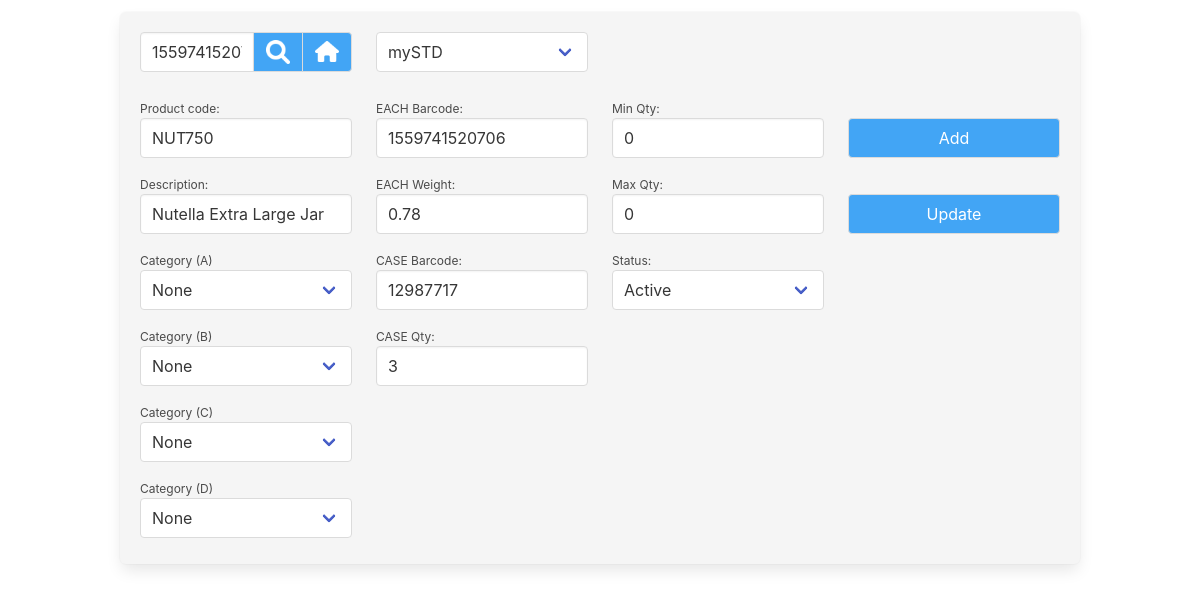
The app's page /geb_view_mgr_products.php?product=1559741520706 (signed in) with its own data.
### tables this page shows
CREATE TABLE "geb_product" (
	"prod_pkey"	INTEGER,
	"prod_owner"	INTEGER DEFAULT 1,
	"prod_code"	TEXT,
	"prod_desc"	TEXT,
	"prod_category_a"	INTEGER DEFAULT 0,
	"prod_category_b"	INTEGER DEFAULT 0,
	"prod_category_c"	INTEGER DEFAULT 0,
	"prod_category_d"	INTEGER DEFAULT 0,
	"prod_mimic"	INTEGER DEFAULT 0,
	"prod_each_barcode"	TEXT,
	"prod_each_barcode_mimic"	TEXT,
	"prod_each_weight"	TEXT,
	"prod_case_barcode"	INTEGER,
	"prod_case_barcode_mimic"	NUMERIC,
	"prod_case_qty"	REAL DEFAULT 0,
	"prod_case_qty_mimic"	TEXT DEFAULT 0,
	"prod_min_qty"	INTEGER DEFAULT 0,
	"prod_max_qty"	INTEGER DEFAULT 0,
	"prod_disabled"	INTEGER DEFAULT 0,
	PRIMARY KEY("prod_pkey" AUTOINCREMENT)
);

### lib_login.php (called while the page is built, shortened)
<?php
class Login
{
	private $user_is_logged_in = false;
	public function is_session_started()
	{
		if (php_sapi_name() !== 'cli' )
		{
			if ( version_compare(phpversion(), '5.4.0', '>=') )
			{
				return session_status() === PHP_SESSION_ACTIVE ? TRUE : FALSE;
			}
		}
		return FALSE;
	}
	private function loginWithSessionData()
	{
		$this->user_is_logged_in = true;
	}
	public function isUserLoggedIn()
	{
		return $this->user_is_logged_in;
	}
}

### geb_view_mgr_products.php (the view, shortened to what this page needs)
<?php
require_once('lib_login.php');
$login = new Login();
if ($login->isUserLoggedIn() == true)
{
	require_once('lib_system.php');
	if (is_it_enabled($_SESSION['menu_mgr_products']))
	{
		require_once("lib_db_conn.php");
		$product_or_barcode		=	"";
		if (isset($_GET["product"]))
		{
			$product_or_barcode		=	trim($_GET["product"]);
		}
		$user_company_uid	=	leave_numbers_only($_SESSION['user_company']);
?>
<!DOCTYPE html>
<html lang="en">
<head>
	<link rel="stylesheet" href="css/bulma.css">
	<link rel="stylesheet" href="css/custom.css">
</head>
<body>
<?php
		echo '<div class="blank_space_12px"></div>';
		echo '<section class="section is-paddingless">';
		echo	'<div class="container box has-background-light">';
			$company_arr	=	array();
			$sql	=	'
				SELECT
				company_code,
				company_pkey
				FROM geb_company
			';
			if ($user_company_uid > 0)
			{
				$sql	.=	'	WHERE	company_pkey = :scompany_uid	';
			}
			if ($stmt = $db->prepare($sql))
			{
				if ($user_company_uid > 0)
				{
					$stmt->bindValue(':scompany_uid',	$user_company_uid,		PDO::PARAM_INT);
				}
				$stmt->execute();
				while($row = $stmt->fetch(PDO::FETCH_ASSOC))
				{
					$company_arr[$row['company_pkey']] = $row['company_code'];
				}
			}
			else
			{
			}
		$which_option_2_select	=	1;
		$company_select_html	=	generate_select_options($company_arr, $which_option_2_select, '');
$columns_html	=	'<div class="columns">';
$columns_html	.=	'<div class="column is-3">';
$columns_html	.=	'<form action="geb_view_mgr_products.php" name="product_form" id="product_form" method="get">';
$columns_html	.=	'<div class="field has-addons">';
$columns_html	.=		'<div class="control">';
$columns_html	.=			'<input class="input" type="text" id="product" name="product" placeholder="' . $mylang['product_code'] . '" value="' . $product_or_barcode . '" >';
$columns_html	.=		'</div>';
$columns_html	.=		'<div class="control">';
$columns_html	.=			'<button class="button manager_class iconSearch" style="width:50px;" type="submit"></button>';
$columns_html	.=		'</div>';
$menu_link		=	"'index.php'";
$columns_html	.=		'<div class="control">';
$columns_html	.=			'<button class="button manager_class iconHome" style="width:50px;" type="button" onClick="open_link(' . $menu_link . ');"></button>';
$columns_html	.=		'</div>';
$columns_html	.=	'</div>';
$columns_html	.=	'</div>';
$columns_html	.=	'<div class="column is-3">';
$columns_html	.=	'<div class="field">';
$columns_html	.=	'
			<div class="control">
				<div class="select is-fullwidth">
					<select id="comp" name="comp">' . $company_select_html . '
					</select>
				</div>
			</div>';
$columns_html .= '</div>';
$columns_html .= '</div>';
$columns_html .= '</form>';
$columns_html .= '</div>';
	try
	{
		$is_barcode	=	false;
		if (is_numeric($product_or_barcode))	{	$is_barcode	=	true;	}
		$sql	=	'
			SELECT
			*
			FROM
			geb_product
			WHERE
		';
		if ($is_barcode)
		{
			$sql	.=	' prod_each_barcode = :sprod_each_bar OR prod_case_barcode = :sprod_case_bar ';
		}
		else
		{
			$sql	.=	' prod_code = :sprod_code ';
		}
		$sql	.=	' AND prod_owner = :sprod_owner ';
		$prod_pkey			=	0;
		$prod_code			=	"";
		$prod_desc			=	"";
		$prod_category_a	=	0;
		$prod_category_b	=	0;
		$prod_category_c	=	0;
		$prod_category_d	=	0;
		$prod_each_barcode	=	"";
		$prod_each_weight	=	"";
		$prod_case_barcode	=	"";
		$prod_case_qty		=	0;
		$prod_min_qty		=	0;
		$prod_max_qty		=	0;
		$prod_disabled		=	0;
		$category_arr		=	array();
		if ($stmt = $db->prepare($sql))
		{
			if ($is_barcode)
			{
				$stmt->bindValue(':sprod_each_bar',	$product_or_barcode,	PDO::PARAM_STR);
				$stmt->bindValue(':sprod_case_bar',	$product_or_barcode,	PDO::PARAM_STR);
			}
			else
			{
				$stmt->bindValue(':sprod_code',	$product_or_barcode,		PDO::PARAM_STR);
			}
			$stmt->bindValue(':sprod_owner',	$user_company_uid,			PDO::PARAM_INT);
			$stmt->execute();
			while($row = $stmt->fetch(PDO::FETCH_ASSOC))
			{
				$prod_pkey				=	leave_numbers_only($row['prod_pkey']);
				$prod_code				=	trim($row['prod_code']);
				$prod_desc				=	trim($row['prod_desc']);
				$prod_category_a		=	leave_numbers_only($row['prod_category_a']);
				$prod_category_b		=	leave_numbers_only($row['prod_category_b']);
				$prod_category_c		=	leave_numbers_only($row['prod_category_c']);
				$prod_category_d		=	leave_numbers_only($row['prod_category_d']);
				$prod_each_barcode		=	trim($row['prod_each_barcode']);
				$prod_each_weight		=	trim($row['prod_each_weight']);
				$prod_case_barcode		=	trim($row['prod_case_barcode']);
				$prod_case_qty			=	leave_numbers_only($row['prod_case_qty']);
				$prod_min_qty			=	leave_numbers_only($row['prod_min_qty']);
				$prod_max_qty			=	leave_numbers_only($row['prod_max_qty']);
				$prod_disabled			=	leave_numbers_only($row['prod_disabled']);
			}
			$sql	=	'
					SELECT
					cat_a_pkey,
					cat_a_name,
					cat_b_pkey,
					cat_b_name,
					cat_b_a_level,
					cat_c_pkey,
					cat_c_name,
					cat_c_b_level,
					cat_d_pkey,
					cat_d_name,
					cat_d_c_level
					FROM geb_category_a
					LEFT JOIN geb_category_b ON geb_category_a.cat_a_pkey = geb_category_b.cat_b_a_level
					LEFT JOIN geb_category_c ON geb_category_b.cat_b_pkey = geb_category_c.cat_c_b_level
					LEFT JOIN geb_category_d ON geb_category_c.cat_c_pkey = geb_category_d.cat_d_c_level
					WHERE
					cat_a_owner = :scat_a_owner
			';
			if ($stmt = $db->prepare($sql))
			{
				$stmt->bindValue(':scat_a_owner',	$user_company_uid,		PDO::PARAM_INT);
				$stmt->execute();
				while($row = $stmt->fetch(PDO::FETCH_ASSOC))
				{
					$category_arr[]	=	$row;
				}
			}
			$category_A_options = [];
			$category_B_options = [];
			$category_C_options = [];
			$category_D_options = [];
			foreach ($category_arr as $category)
			{
				$category_A_options[$category['cat_a_pkey']] = $category['cat_a_name'];
			}
			$category_a_html	=	generate_select_options($category_A_options, leave_numbers_only($prod_category_a), $mylang['none']);
			$category_b_html	=	generate_select_options($category_B_options, leave_numbers_only($prod_category_b), $mylang['none']);
			$category_c_html	=	generate_select_options($category_C_options, leave_numbers_only($prod_category_c), $mylang['none']);
			$category_d_html	=	generate_select_options($category_D_options, leave_numbers_only($prod_category_d), $mylang['none']);
			$columns_html	.=	'<div class="columns">';
			$columns_html	.=	'<div class="column is-3">';
			$status_options =
			[
				0 => $mylang['active'],
				1 => $mylang['disabled'],
			];
			$status_html = '';
			foreach ($status_options as $value => $label)
			{
				$selected = ($prod_disabled == $value) ? ' selected' : '';
				$status_html .= '"<option value="' . $value . '" ' . $selected . '>' . $label . ' </option>"';
			}
			$details_html	=	'
<div class="field" style="'. $box_size_str .'">
	<p class="help">' . $mylang['product_code'] . ':</p>
	<div class="control">
		<input id="id_product_code" class="input is-normal" type="text" placeholder="e.g. CLSPMRD" value="'. $prod_code .'" name="id_product_code" required>
	</div>
</div>
<div class="field" style="'. $box_size_str .'">
	<p class="help">' . $mylang['description'] . ':</p>
	<div class="control">
		<input id="id_product_description" class="input is-normal" type="text" placeholder="Collection Sports Medium Red" value="'. $prod_desc . '" name="id_product_description">
	</div>
</div>
<div class="field" style="' . $box_size_str . '">
	<p class="help">' .	$mylang['category'] . ' (A)</p>
	<div class="field is-narrow">
	  <div class="control">
		<div class="select is-fullwidth">
			<select id="id_category_a">' . $category_a_html . '
			</select>
		</div>
	  </div>
	</div>
</div>
<div class="field" style="' . $box_size_str . '">
	<p class="help">' .	$mylang['category'] . ' (B)</p>
	<div class="field is-narrow">
	  <div class="control">
		<div class="select is-fullwidth">
			<select id="id_category_b">' . $category_b_html . '
			</select>
		</div>
	  </div>
	</div>
</div>
<div class="field" style="' . $box_size_str . '">
	<p class="help">' .	$mylang['category'] . ' (C)</p>
	<div class="field is-narrow">
	  <div class="control">
		<div class="select is-fullwidth">
			<select id="id_category_c">' . $category_c_html . '
			</select>
		</div>
	  </div>
	</div>
</div>
<div class="field" style="' . $box_size_str . '">
	<p class="help">' .	$mylang['category'] . ' (D)</p>
	<div class="field is-narrow">
	  <div class="control">
		<div class="select is-fullwidth">
			<select id="id_category_d">' . $category_d_html . '
			</select>
		</div>
	  </div>
	</div>
</div>
';
			$columns_html	.=	$details_html;
			$columns_html	.=	'</div>';
			$columns_html	.=	'<div class="column is-3">';
			$details_html	=	'
<div class="field" style="'. $box_size_str .'">
	<p class="help">' . $mylang['each_barcode'] . ':</p>
	<div class="control">
		<input id="id_each_barcode" class="input is-normal" type="text" placeholder="87341285732154" value="'. $prod_each_barcode .'" name="id_each_barcode">
	</div>
</div>
<div class="field" style="'. $box_size_str .'">
	<p class="help">' . $mylang['each_weight'] . ':	</p>
	<div class="control">
		<input id="id_each_weight" class="input is-normal" type="text" placeholder="4.25" value="'. $prod_each_weight . '" name="id_each_weight">
	</div>
</div>
<div class="field" style="'. $box_size_str .'">
	<p class="help">' . $mylang['case_barcode'] . ':</p>
	<div class="control">
		<input id="id_case_barcode" class="input is-normal" type="text" placeholder="51682361869185" value="'. $prod_case_barcode. '" name="id_case_barcode">
	</div>
</div>
<div class="field" style="'. $box_size_str .'">
	<p class="help">' . $mylang['case_qty'] . ':</p>
	<div class="control">
		<input id="id_case_qty" class="input is-normal" type="text" placeholder="12" value="'. $prod_case_qty. '" name="id_case_qty">
	</div>
</div>';
			$columns_html	.=	$details_html;
			$details_html	=	"";
			$columns_html	.=	'</div>';
			$columns_html	.=	'<div class="column is-3">';
			$columns_html	.=	'
<div class="field" style="'. $box_size_str .'">
	<p class="help">' . $mylang['min_qty'] . ':</p>
	<div class="control">
		<input id="id_min_qty" class="input is-normal" type="text" placeholder="20" value="'. $prod_min_qty . '" name="id_min_qty">
	</div>
</div>
<div class="field" style="'. $box_size_str .'">
	<p class="help">' . $mylang['max_qty'] . ':</p>
	<div class="control">
		<input id="id_max_qty" class="input is-normal" type="text" placeholder="100" value="'. $prod_max_qty . '" name="id_max_qty">
	</div>
</div>
<div class="field" style="'. $box_size_str .'">
	<p class="help">' . $mylang['status'] . ':</p>
	<div class="field is-narrow">
	  <div class="control">
		<div class="select is-fullwidth">
			<select id="id_disabled" name="id_disabled">' . $status_html . '
			</select>
		</div>
	  </div>
	</div>
</div>
';
			$columns_html	.=	'</div>';
			$columns_html	.=	'<div class="column is-3">';
if (can_user_add($_SESSION['menu_mgr_products']))
{
	$details_html	.=	'
	<div class="field" style="'. $box_size_str .'">
		<p class="help">&nbsp;</p>
		<div class="control">
			<button class="button manager_class is-fullwidth"  onclick="add_product();">' . $mylang['add'] . '</button>
		</div>
	</div>';
}
if (can_user_update($_SESSION['menu_mgr_products']))
{
	$details_html	.=	'
	<div class="field" style="'. $box_size_str .'">
		<p class="help">&nbsp;</p>
		<div class="control">
			<button class="button manager_class is-fullwidth"  onclick="update_product();">' . $mylang['update'] . '</button>
		</div>
	</div>';
}
$details_html	.=	'
<div class="field" style="'. $box_size_str .'">
	<p class="help">&nbsp;</p>
	<div class="control">
		<input id="id_hidden" class="input is-normal" type="hidden" value="' . $prod_pkey . '">
	</div>
</div>';
			$columns_html	.=	$details_html;
			$columns_html	.=	'</div>';
			$columns_html	.=	'</div>';
			echo	$columns_html;
		}
		else
		{
			echo 'Details Query Failed!';
		}
	}
	catch(PDOException $e)
	{
		print_message(1, $e->getMessage());
	}
		echo '</div>';
	echo '</section>';
	}
	else
	{
		include('not_logged_in.php');
	}
}
else
{
    include('not_logged_in.php');
}
?>
</body>
</html>

### css/custom.css (style rules this page uses)
.manager_class { background-color: #42A5F5; color: white; }
.blank_space_12px { display: block; height: 12px; }
.iconHome { background-image: url(../images/icon_home.png); background-repeat: no-repeat; background-position: center; background-size: 24px; }
.iconSearch { background-image: url(../images/icon_search.png); background-repeat: no-repeat; background-position: center; background-size: 24px; }

### records on screen
geb_product: id_product_code "NUT750", id_product_description "Nutella Extra Large Jar", prod_category_a "None", prod_category_b+prod_category_c "None", prod_category_c "None", prod_category_d+prod_category_c "None", id_each_barcode "1559741520706", id_each_weight "0.78", id_case_barcode "12987717", id_case_qty "3", id_min_qty "0", id_max_qty "0"

### other values on screen
$mylang['product_code'] "Product code"
$mylang['description'] "Description"
$mylang['category'] "Category"
$mylang['each_barcode'] "EACH Barcode"
$mylang['each_weight'] "EACH Weight"
$mylang['case_barcode'] "CASE Barcode"
$mylang['case_qty'] "CASE Qty"
$mylang['min_qty'] "Min Qty"
$mylang['max_qty'] "Max Qty"
$mylang['status'] "Status"
$mylang['add'] "Add"
$mylang['update'] "Update"
form field comp "mySTD"
form field id_disabled "Active"
